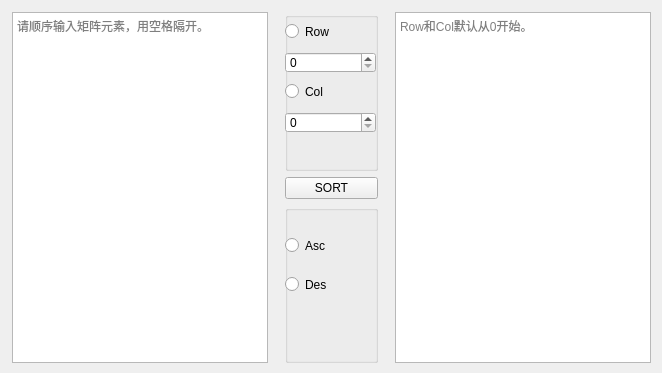
<?xml version="1.0" encoding="UTF-8"?>
<ui version="4.0">
 <class>matrix</class>
 <widget class="QWidget" name="matrix">
  <property name="geometry">
   <rect>
    <x>0</x>
    <y>0</y>
    <width>662</width>
    <height>373</height>
   </rect>
  </property>
  <property name="windowTitle">
   <string>Matrix Sort</string>
  </property>
  <widget class="QWidget" name="layoutWidget">
   <property name="geometry">
    <rect>
     <x>275</x>
     <y>12</y>
     <width>113</width>
     <height>351</height>
    </rect>
   </property>
   <layout class="QVBoxLayout" name="verticalLayout_2">
    <property name="leftMargin">
     <number>10</number>
    </property>
    <property name="rightMargin">
     <number>10</number>
    </property>
    <item>
     <layout class="QVBoxLayout" name="verticalLayout_5">
      <item>
       <widget class="QGroupBox" name="groupBox">
        <property name="title">
         <string/>
        </property>
        <widget class="QRadioButton" name="Row_2">
         <property name="geometry">
          <rect>
           <x>0</x>
           <y>10</y>
           <width>91</width>
           <height>19</height>
          </rect>
         </property>
         <property name="text">
          <string>Row</string>
         </property>
        </widget>
        <widget class="QSpinBox" name="Row">
         <property name="geometry">
          <rect>
           <x>0</x>
           <y>40</y>
           <width>91</width>
           <height>21</height>
          </rect>
         </property>
        </widget>
        <widget class="QRadioButton" name="Col_2">
         <property name="geometry">
          <rect>
           <x>0</x>
           <y>70</y>
           <width>91</width>
           <height>19</height>
          </rect>
         </property>
         <property name="text">
          <string>Col</string>
         </property>
        </widget>
        <widget class="QSpinBox" name="Col">
         <property name="geometry">
          <rect>
           <x>0</x>
           <y>100</y>
           <width>91</width>
           <height>21</height>
          </rect>
         </property>
        </widget>
       </widget>
      </item>
     </layout>
    </item>
    <item>
     <widget class="QPushButton" name="SORT">
      <property name="text">
       <string>SORT</string>
      </property>
     </widget>
    </item>
    <item>
     <layout class="QVBoxLayout" name="verticalLayout_3">
      <property name="topMargin">
       <number>0</number>
      </property>
      <item>
       <widget class="QGroupBox" name="groupBox_2">
        <property name="title">
         <string/>
        </property>
        <widget class="QRadioButton" name="AscendingOrder">
         <property name="geometry">
          <rect>
           <x>0</x>
           <y>20</y>
           <width>81</width>
           <height>41</height>
          </rect>
         </property>
         <property name="text">
          <string>Asc</string>
         </property>
        </widget>
        <widget class="QRadioButton" name="DescendingOrder">
         <property name="geometry">
          <rect>
           <x>0</x>
           <y>70</y>
           <width>115</width>
           <height>19</height>
          </rect>
         </property>
         <property name="text">
          <string>Des</string>
         </property>
        </widget>
       </widget>
      </item>
     </layout>
    </item>
   </layout>
  </widget>
  <widget class="QTextEdit" name="source">
   <property name="geometry">
    <rect>
     <x>12</x>
     <y>12</y>
     <width>256</width>
     <height>351</height>
    </rect>
   </property>
   <property name="placeholderText">
    <string>请顺序输入矩阵元素，用空格隔开。</string>
   </property>
  </widget>
  <widget class="QTextEdit" name="result">
   <property name="geometry">
    <rect>
     <x>395</x>
     <y>12</y>
     <width>256</width>
     <height>351</height>
    </rect>
   </property>
   <property name="placeholderText">
    <string>Row和Col默认从0开始。</string>
   </property>
  </widget>
 </widget>
 <resources/>
 <connections/>
</ui>
